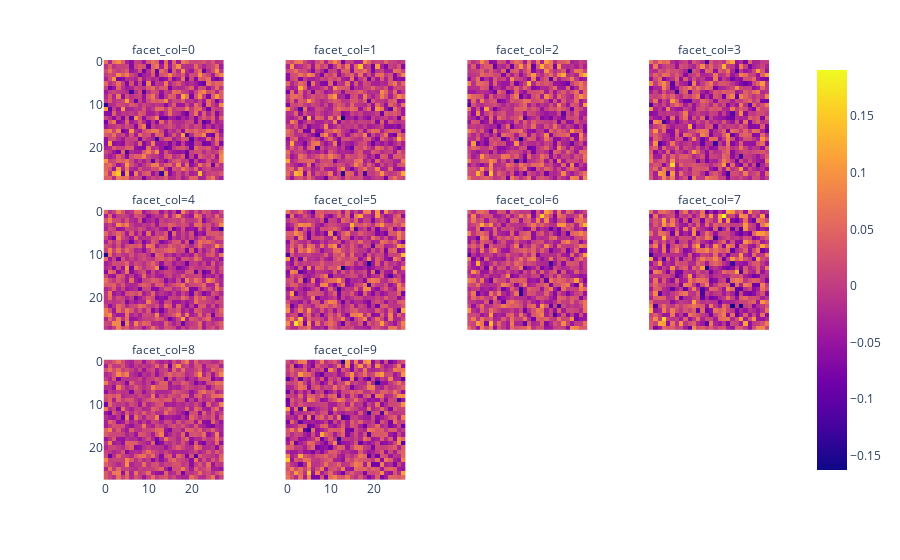

This figure's notebook cell:
### Code cell
generator = Generator()
x = torch.randn(10,100)
px.imshow(generator(x).detach(),facet_col=0,facet_col_wrap=4)

### Figure 1 — Plotly figure (JSON) as saved in the notebook; plotly's stock layout.template omitted (floating-point values rounded to 4 significant figures; data arrays with more than 128 entries replaced by an {"elided": "..."} marker saying what was removed)
{"data": [{"coloraxis": "coloraxis", "hovertemplate": "x: %{x}<br>y: %{y}<br>color: %{z}<extra></extra>", "name": "0", "type": "heatmap", "xaxis": "x9", "yaxis": "y9", "z": {"elided": "28x28 float values"}}, {"coloraxis": "coloraxis", "hovertemplate": "x: %{x}<br>y: %{y}<br>color: %{z}<extra></extra>", "name": "1", "type": "heatmap", "xaxis": "x10", "yaxis": "y10", "z": {"elided": "28x28 float values"}}, {"coloraxis": "coloraxis", "hovertemplate": "x: %{x}<br>y: %{y}<br>color: %{z}<extra></extra>", "name": "2", "type": "heatmap", "xaxis": "x11", "yaxis": "y11", "z": {"elided": "28x28 float values"}}, {"coloraxis": "coloraxis", "hovertemplate": "x: %{x}<br>y: %{y}<br>color: %{z}<extra></extra>", "name": "3", "type": "heatmap", "xaxis": "x12", "yaxis": "y12", "z": {"elided": "28x28 float values"}}, {"coloraxis": "coloraxis", "hovertemplate": "x: %{x}<br>y: %{y}<br>color: %{z}<extra></extra>", "name": "4", "type": "heatmap", "xaxis": "x5", "yaxis": "y5", "z": {"elided": "28x28 float values"}}, {"coloraxis": "coloraxis", "hovertemplate": "x: %{x}<br>y: %{y}<br>color: %{z}<extra></extra>", "name": "5", "type": "heatmap", "xaxis": "x6", "yaxis": "y6", "z": {"elided": "28x28 float values"}}, {"coloraxis": "coloraxis", "hovertemplate": "x: %{x}<br>y: %{y}<br>color: %{z}<extra></extra>", "name": "6", "type": "heatmap", "xaxis": "x7", "yaxis": "y7", "z": {"elided": "28x28 float values"}}, {"coloraxis": "coloraxis", "hovertemplate": "x: %{x}<br>y: %{y}<br>color: %{z}<extra></extra>", "name": "7", "type": "heatmap", "xaxis": "x8", "yaxis": "y8", "z": {"elided": "28x28 float values"}}, {"coloraxis": "coloraxis", "hovertemplate": "x: %{x}<br>y: %{y}<br>color: %{z}<extra></extra>", "name": "8", "type": "heatmap", "xaxis": "x", "yaxis": "y", "z": {"elided": "28x28 float values"}}, {"coloraxis": "coloraxis", "hovertemplate": "x: %{x}<br>y: %{y}<br>color: %{z}<extra></extra>", "name": "9", "type": "heatmap", "xaxis": "x2", "yaxis": "y2", "z": {"elided": "28x28 float values"}}], "layout": {"annotations": [{"font": {}, "showarrow": false, "text": "facet_col=8", "x": 0.1175, "xanchor": "center", "xref": "paper", "y": 0.2867, "yanchor": "bottom", "yref": "paper"}, {"font": {}, "showarrow": false, "text": "facet_col=9", "x": 0.3725, "xanchor": "center", "xref": "paper", "y": 0.2867, "yanchor": "bottom", "yref": "paper"}, {"font": {}, "showarrow": false, "text": "facet_col=4", "x": 0.1175, "xanchor": "center", "xref": "paper", "y": 0.6433, "yanchor": "bottom", "yref": "paper"}, {"font": {}, "showarrow": false, "text": "facet_col=5", "x": 0.3725, "xanchor": "center", "xref": "paper", "y": 0.6433, "yanchor": "bottom", "yref": "paper"}, {"font": {}, "showarrow": false, "text": "facet_col=6", "x": 0.6275, "xanchor": "center", "xref": "paper", "y": 0.6433, "yanchor": "bottom", "yref": "paper"}, {"font": {}, "showarrow": false, "text": "facet_col=7", "x": 0.8825, "xanchor": "center", "xref": "paper", "y": 0.6433, "yanchor": "bottom", "yref": "paper"}, {"font": {}, "showarrow": false, "text": "facet_col=0", "x": 0.1175, "xanchor": "center", "xref": "paper", "y": 1.0, "yanchor": "bottom", "yref": "paper"}, {"font": {}, "showarrow": false, "text": "facet_col=1", "x": 0.3725, "xanchor": "center", "xref": "paper", "y": 1.0, "yanchor": "bottom", "yref": "paper"}, {"font": {}, "showarrow": false, "text": "facet_col=2", "x": 0.6275, "xanchor": "center", "xref": "paper", "y": 1.0, "yanchor": "bottom", "yref": "paper"}, {"font": {}, "showarrow": false, "text": "facet_col=3", "x": 0.8825, "xanchor": "center", "xref": "paper", "y": 1.0, "yanchor": "bottom", "yref": "paper"}], "coloraxis": {"colorscale": [[0, "#0d0887"], [0.1111, "#46039f"], [0.2222, "#7201a8"], [0.3333, "#9c179e"], [0.4444, "#bd3786"], [0.5556, "#d8576b"], [0.6667, "#ed7953"], [0.7778, "#fb9f3a"], [0.8889, "#fdca26"], [1, "#f0f921"]]}, "margin": {"t": 60}, "xaxis": {"anchor": "y", "constrain": "domain", "domain": [0, 0.235], "scaleanchor": "y"}, "xaxis10": {"anchor": "y10", "domain": [0.255, 0.49], "matches": "x", "showticklabels": false}, "xaxis11": {"anchor": "y11", "domain": [0.51, 0.745], "matches": "x", "showticklabels": false}, "xaxis12": {"anchor": "y12", "domain": [0.765, 1.0], "matches": "x", "showticklabels": false}, "xaxis2": {"anchor": "y2", "domain": [0.255, 0.49], "matches": "x"}, "xaxis3": {"anchor": "y3", "domain": [0.51, 0.745], "matches": "x"}, "xaxis4": {"anchor": "y4", "domain": [0.765, 1.0], "matches": "x"}, "xaxis5": {"anchor": "y5", "domain": [0, 0.235], "matches": "x", "showticklabels": false}, "xaxis6": {"anchor": "y6", "domain": [0.255, 0.49], "matches": "x", "showticklabels": false}, "xaxis7": {"anchor": "y7", "domain": [0.51, 0.745], "matches": "x", "showticklabels": false}, "xaxis8": {"anchor": "y8", "domain": [0.765, 1.0], "matches": "x", "showticklabels": false}, "xaxis9": {"anchor": "y9", "domain": [0, 0.235], "matches": "x", "showticklabels": false}, "yaxis": {"anchor": "x", "autorange": "reversed", "constrain": "domain", "domain": [0, 0.2867]}, "yaxis10": {"anchor": "x10", "domain": [0.7133, 1.0], "matches": "y", "showticklabels": false}, "yaxis11": {"anchor": "x11", "domain": [0.7133, 1.0], "matches": "y", "showticklabels": false}, "yaxis12": {"anchor": "x12", "domain": [0.7133, 1.0], "matches": "y", "showticklabels": false}, "yaxis2": {"anchor": "x2", "domain": [0, 0.2867], "matches": "y", "showticklabels": false}, "yaxis3": {"anchor": "x3", "domain": [0, 0.2867], "matches": "y", "showticklabels": false}, "yaxis4": {"anchor": "x4", "domain": [0, 0.2867], "matches": "y", "showticklabels": false}, "yaxis5": {"anchor": "x5", "domain": [0.3567, 0.6433], "matches": "y"}, "yaxis6": {"anchor": "x6", "domain": [0.3567, 0.6433], "matches": "y", "showticklabels": false}, "yaxis7": {"anchor": "x7", "domain": [0.3567, 0.6433], "matches": "y", "showticklabels": false}, "yaxis8": {"anchor": "x8", "domain": [0.3567, 0.6433], "matches": "y", "showticklabels": false}, "yaxis9": {"anchor": "x9", "domain": [0.7133, 1.0], "matches": "y"}}}
